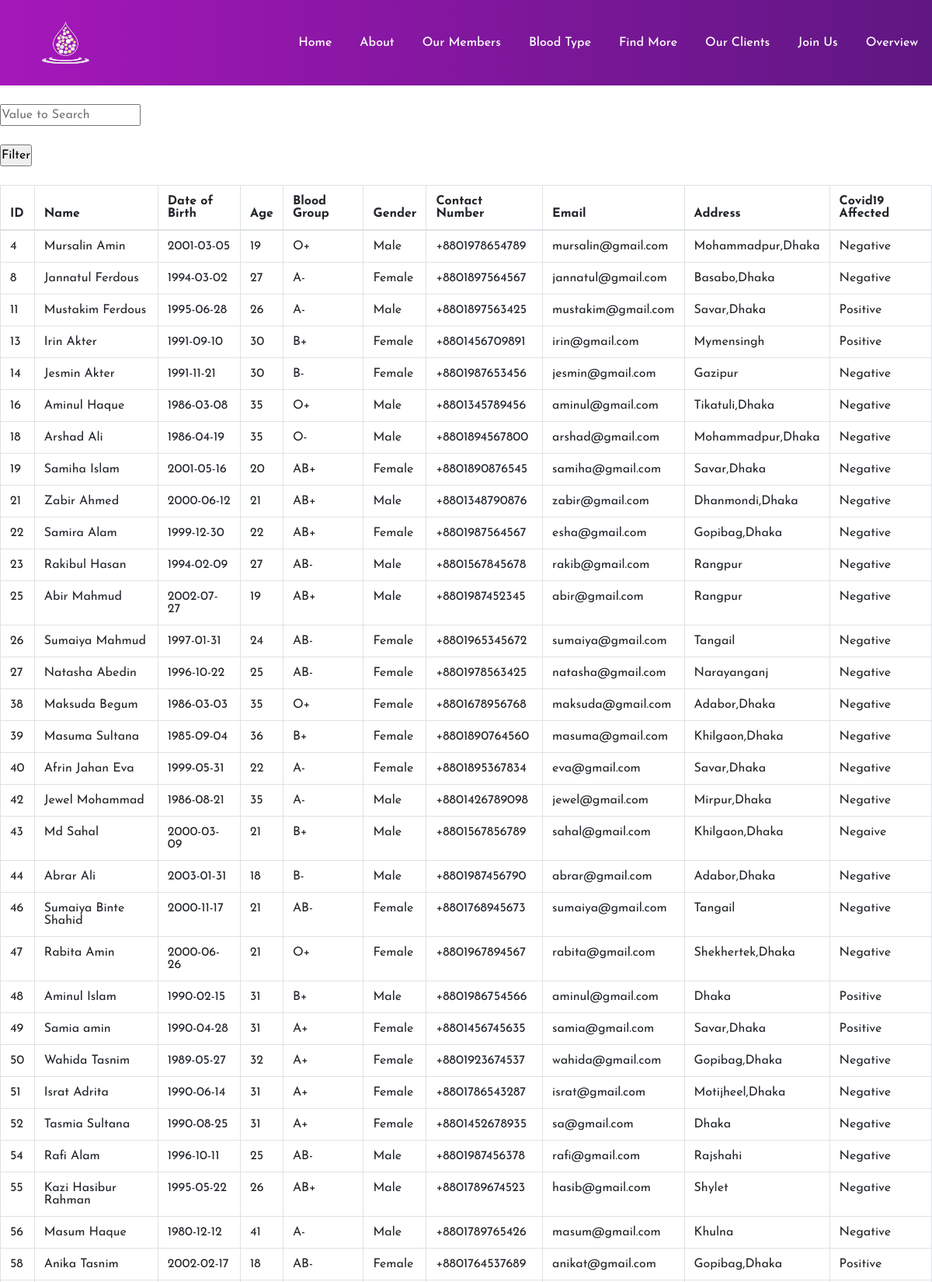
Page /php/search.php (upper part) on the committed database.
### tables this page shows
CREATE TABLE `donorinfo` (
  `id` int(11) NOT NULL,
  `name` varchar(100) NOT NULL,
  `Date_of_birth` date NOT NULL,
  `age` int(100) NOT NULL,
  `bloodgroup` varchar(100) NOT NULL,
  `gender` varchar(100) NOT NULL,
  `Contact_number` varchar(14) NOT NULL,
  `email` varchar(100) NOT NULL,
  `address` varchar(150) NOT NULL,
  `Covid19_affected` varchar(100) NOT NULL
);

### php/search.php (the view, shortened to what this page needs)
<?php
if(isset($_POST['search']))
{
  $valueToSearch=$_POST['valueToSearch'];
  $query= "select * from donorinfo where CONCAT(name,age,email,Covid19_affected) LIKE '%".$valueToSearch."%' UNION SELECT *
  FROM `donorinfo`
  WHERE
   `name` = '".$valueToSearch."'
     OR `Date_of_birth` = '".$valueToSearch."'
     OR `age` = '".$valueToSearch."'
     OR `bloodgroup` = '".$valueToSearch."'
     OR `gender` = '".$valueToSearch."'
     OR `Contact_number` = '".$valueToSearch."'
     OR `email` = '".$valueToSearch."'
     OR `address` = '".$valueToSearch."'
     OR `Covid19_affected` = '".$valueToSearch."'
";
  $search_result=filterTable($query);
}
else{
  $query="select * from donorinfo";
  $search_result=filterTable($query);
}
function filterTable($query)
{
  $connect=mysqli_connect("localhost","root","","donor1");
$filter_Result=mysqli_query($connect,$query)  or die( mysqli_error($connect));
return $filter_Result;
}
?>
<html>
<head>
<link rel="stylesheet" type="text/css" href="../css/styles1.css">
<link rel="stylesheet" href="https://maxcdn.bootstrapcdn.com/bootstrap/4.5.2/css/bootstrap.min.css">
</head>
<body>
<section id="nav-bar">
<nav class="navbar navbar-expand-lg navbar-light">
    <a class="navbar-brand" href="#"><img src="../image/log.png" width="90px"></a>
    <div class="collapse navbar-collapse" id="navbarNav">
      <ul class="navbar-nav ml-auto">
        <li class="nav-item">
          <a class="nav-link" aria-current="page" href="index1.php">Home</a>
        </li>
        <li class="nav-item">
          <a class="nav-link" href="about.php">About</a>
        </li>
        <li class="nav-item">
          <a class="nav-link" href="members.php">Our Members</a>
        </li>
        <li class="nav-item">
          <a class="nav-link" href="userinfo.php" >Blood Type</a>
        </li>
        <li class="nav-item">
          <a class="nav-link" href="search.php" >Find More</a>
        </li>
        <li class="nav-item">
          <a class="nav-link" href="receiver.php" >Our Clients</a>
        </li>
        <li class="nav-item">
          <a class="nav-link" href="registration.php" >Join Us</a>
        </li>
        <li class="nav-item">
          <a class="nav-link" href="overview.php" >Overview</a>
        </li>
      </ul>
    </div>
</nav>
</section>
    <form action="search.php" method="post" class="search">
    <br>
    <input type="text" name="valueToSearch" placeholder="Value to Search"><br><br>
    <input type="submit" name="search" value="Filter" placeholder="Search by name,category or writer"><br><br>
    </form>
    <table class="table table-bordered">
  <thead>
    <tr>
      <th scope="col">ID</th>
      <th scope="col">Name</th>
      <th scope="col">Date of Birth</th>
      <th scope="col">Age</th>
      <th scope="col">Blood Group</th>
      <th scope="col">Gender</th>
      <th scope="col">Contact Number</th>
      <th scope="col">Email</th>
      <th scope="col">Address</th>
      <th scope="col">Covid19 Affected</th>
    </tr>
  </thead>
  <tbody>
  <?php
  while($row=mysqli_fetch_array($search_result)):?>
  <tr>
      <td><?php echo  $row['id'];?></td>
      <td><?php echo  $row['name'];?></td>
      <td><?php echo  $row['Date_of_birth'];?></td>
      <td><?php echo  $row['age'];?></td>
      <td><?php echo  $row['bloodgroup'];?></td>
      <td><?php echo  $row['gender'];?></td>
      <td><?php echo  $row['Contact_number'];?></td>
      <td><?php echo  $row['email'];?></td>
      <td><?php echo $row['address'];?></td>
      <td><?php echo  $row['Covid19_affected'];?></td>
      </tr>
      <?php endwhile;?>
  </tbody>
</table>
</body>
</html>

### css/styles1.css (style rules this page uses)
* { margin:0; padding:0; box-sizing:border-box; font-family:'Josefin Sans',sans-serif; }
#nav-bar { position:sticky; top:0; z-index:10; }
.navbar { padding:0!important; background-image: linear-gradient(to right,#a517ba,#5f1782); }
.navbar-brand img { padding-left:20px; height:100px; width:150px; }
.navbar-nav li { padding:0 10px; }
.navbar-nav li a { color:#fff!important; font-weight:500; }

### rows in the picture
donorinfo: id "4", name "Mursalin Amin", Date_of_birth "2001-03-05", age "19", bloodgroup "O+", gender "Male", Contact_number "+8801978654789", email "mursalin@gmail.com", address "Mohammadpur,Dhaka", Covid19_affected "Negative"
donorinfo: id "8", name "Jannatul Ferdous", Date_of_birth "1994-03-02", age "27", bloodgroup "A-", gender "Female", Contact_number "+8801897564567", email "jannatul@gmail.com", address "Basabo,Dhaka", Covid19_affected "Negative"
donorinfo: id "11", name "Mustakim Ferdous", Date_of_birth "1995-06-28", age "26", bloodgroup "A-", gender "Male", Contact_number "+8801897563425", email "mustakim@gmail.com", address "Savar,Dhaka", Covid19_affected "Positive"
donorinfo: id "13", name "Irin Akter", Date_of_birth "1991-09-10", age "30", bloodgroup "B+", gender "Female", Contact_number "+8801456709891", email "irin@gmail.com", address "Mymensingh", Covid19_affected "Positive"
donorinfo: id "14", name "Jesmin Akter", Date_of_birth "1991-11-21", age "30", bloodgroup "B-", gender "Female", Contact_number "+8801987653456", email "jesmin@gmail.com", address "Gazipur", Covid19_affected "Negative"
donorinfo: id "16", name "Aminul Haque", Date_of_birth "1986-03-08", age "35", bloodgroup "O+", gender "Male", Contact_number "+8801345789456", email "aminul@gmail.com", address "Tikatuli,Dhaka", Covid19_affected "Negative"
donorinfo: id "18", name "Arshad Ali", Date_of_birth "1986-04-19", age "35", bloodgroup "O-", gender "Male", Contact_number "+8801894567800", email "arshad@gmail.com", address "Mohammadpur,Dhaka", Covid19_affected "Negative"
donorinfo: id "19", name "Samiha Islam", Date_of_birth "2001-05-16", age "20", bloodgroup "AB+", gender "Female", Contact_number "+8801890876545", email "samiha@gmail.com", address "Savar,Dhaka", Covid19_affected "Negative"
donorinfo: id "21", name "Zabir Ahmed", Date_of_birth "2000-06-12", age "21", bloodgroup "AB+", gender "Male", Contact_number "+8801348790876", email "zabir@gmail.com", address "Dhanmondi,Dhaka", Covid19_affected "Negative"
donorinfo: id "22", name "Samira Alam", Date_of_birth "1999-12-30", age "22", bloodgroup "AB+", gender "Female", Contact_number "+8801987564567", email "esha@gmail.com", address "Gopibag,Dhaka", Covid19_affected "Negative"
donorinfo: id "23", name "Rakibul Hasan", Date_of_birth "1994-02-09", age "27", bloodgroup "AB-", gender "Male", Contact_number "+8801567845678", email "rakib@gmail.com", address "Rangpur", Covid19_affected "Negative"
donorinfo: id "25", name "Abir Mahmud", Date_of_birth "2002-07-27", age "19", bloodgroup "AB+", gender "Male", Contact_number "+8801987452345", email "abir@gmail.com", address "Rangpur", Covid19_affected "Negative"
donorinfo: id "26", name "Sumaiya Mahmud", Date_of_birth "1997-01-31", age "24", bloodgroup "AB-", gender "Female", Contact_number "+8801965345672", email "sumaiya@gmail.com", address "Tangail", Covid19_affected "Negative"
donorinfo: id "27", name "Natasha Abedin", Date_of_birth "1996-10-22", age "25", bloodgroup "AB-", gender "Female", Contact_number "+8801978563425", email "natasha@gmail.com", address "Narayanganj", Covid19_affected "Negative"
donorinfo: id "38", name "Maksuda Begum", Date_of_birth "1986-03-03", age "35", bloodgroup "O+", gender "Female", Contact_number "+8801678956768", email "maksuda@gmail.com", address "Adabor,Dhaka", Covid19_affected "Negative"
donorinfo: id "39", name "Masuma Sultana", Date_of_birth "1985-09-04", age "36", bloodgroup "B+", gender "Female", Contact_number "+8801890764560", email "masuma@gmail.com", address "Khilgaon,Dhaka", Covid19_affected "Negative"
donorinfo: id "40", name "Afrin Jahan Eva", Date_of_birth "1999-05-31", age "22", bloodgroup "A-", gender "Female", Contact_number "+8801895367834", email "eva@gmail.com", address "Savar,Dhaka", Covid19_affected "Negative"
donorinfo: id "42", name "Jewel Mohammad", Date_of_birth "1986-08-21", age "35", bloodgroup "A-", gender "Male", Contact_number "+8801426789098", email "jewel@gmail.com", address "Mirpur,Dhaka", Covid19_affected "Negative"
donorinfo: id "43", name "Md Sahal", Date_of_birth "2000-03-09", age "21", bloodgroup "B+", gender "Male", Contact_number "+8801567856789", email "sahal@gmail.com", address "Khilgaon,Dhaka", Covid19_affected "Negaive"
donorinfo: id "44", name "Abrar Ali", Date_of_birth "2003-01-31", age "18", bloodgroup "B-", gender "Male", Contact_number "+8801987456790", email "abrar@gmail.com", address "Adabor,Dhaka", Covid19_affected "Negative"
donorinfo: id "46", name "Sumaiya Binte Shahid", Date_of_birth "2000-11-17", age "21", bloodgroup "AB-", gender "Female", Contact_number "+8801768945673", email "sumaiya@gmail.com", address "Tangail", Covid19_affected "Negative"
donorinfo: id "47", name "Rabita Amin", Date_of_birth "2000-06-26", age "21", bloodgroup "O+", gender "Female", Contact_number "+8801967894567", email "rabita@gmail.com", address "Shekhertek,Dhaka", Covid19_affected "Negative"
donorinfo: id "48", name "Aminul Islam", Date_of_birth "1990-02-15", age "31", bloodgroup "B+", gender "Male", Contact_number "+8801986754566", email "aminul@gmail.com", address "Dhaka", Covid19_affected "Positive"
donorinfo: id "49", name "Samia amin", Date_of_birth "1990-04-28", age "31", bloodgroup "A+", gender "Female", Contact_number "+8801456745635", email "samia@gmail.com", address "Savar,Dhaka", Covid19_affected "Positive"
donorinfo: id "50", name "Wahida Tasnim", Date_of_birth "1989-05-27", age "32", bloodgroup "A+", gender "Female", Contact_number "+8801923674537", email "wahida@gmail.com", address "Gopibag,Dhaka", Covid19_affected "Negative"
donorinfo: id "51", name "Israt Adrita", Date_of_birth "1990-06-14", age "31", bloodgroup "A+", gender "Female", Contact_number "+8801786543287", email "israt@gmail.com", address "Motijheel,Dhaka", Covid19_affected "Negative"
donorinfo: id "52", name "Tasmia Sultana", Date_of_birth "1990-08-25", age "31", bloodgroup "A+", gender "Female", Contact_number "+8801452678935", email "sa@gmail.com", address "Dhaka", Covid19_affected "Negative"
donorinfo: id "54", name "Rafi Alam", Date_of_birth "1996-10-11", age "25", bloodgroup "AB-", gender "Male", Contact_number "+8801987456378", email "rafi@gmail.com", address "Rajshahi", Covid19_affected "Negative"
donorinfo: id "55", name "Kazi Hasibur Rahman", Date_of_birth "1995-05-22", age "26", bloodgroup "AB+", gender "Male", Contact_number "+8801789674523", email "hasib@gmail.com", address "Shylet", Covid19_affected "Negative"
donorinfo: id "56", name "Masum Haque", Date_of_birth "1980-12-12", age "41", bloodgroup "A-", gender "Male", Contact_number "+8801789765426", email "masum@gmail.com", address "Khulna", Covid19_affected "Negative"
donorinfo: id "58", name "Anika Tasnim", Date_of_birth "2002-02-17", age "18", bloodgroup "AB-", gender "Female", Contact_number "+8801764537689", email "anikat@gmail.com", address "Gopibag,Dhaka", Covid19_affected "Positive"
